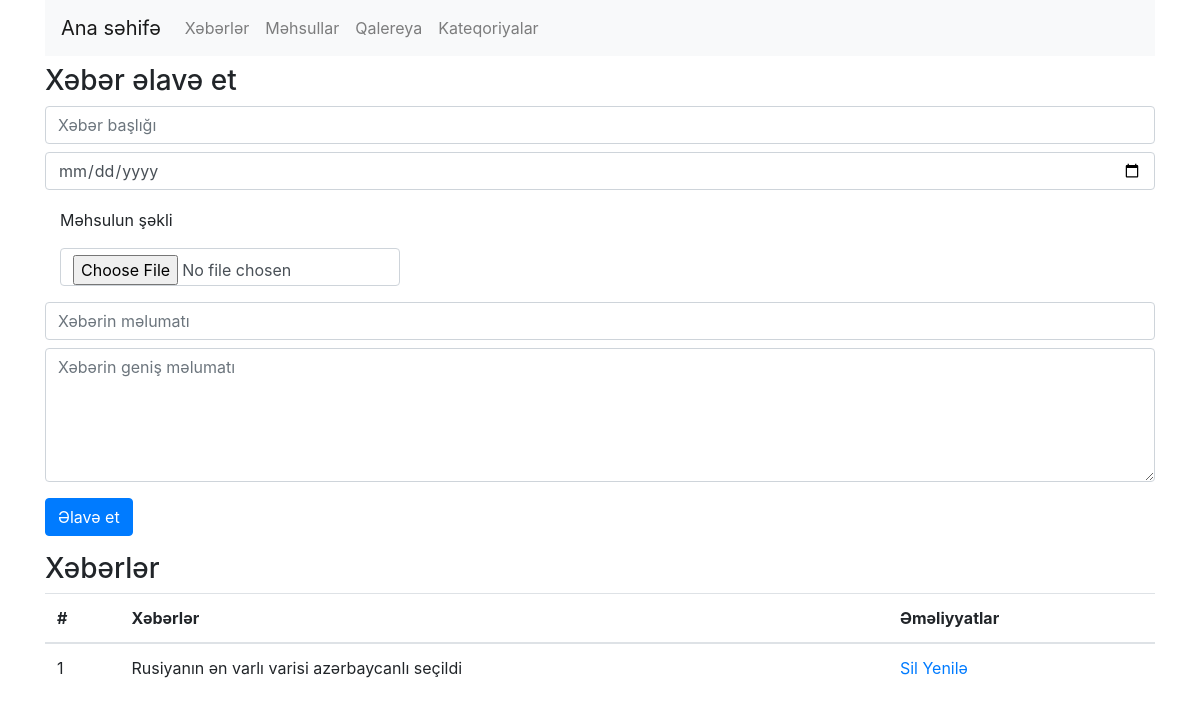
/admin/news, run on an earlier commit of the app's database.
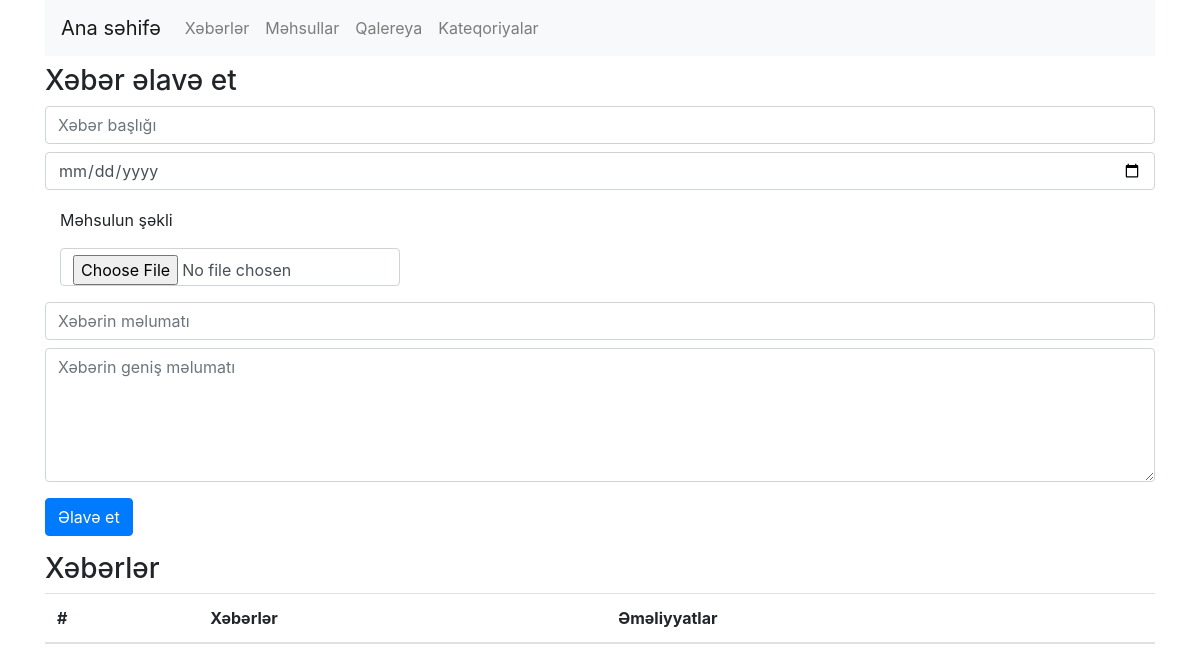
And on a later commit of the database.
### models.py (models this page shows)
class Post(db.Model):
    id=db.Column(db.Integer,primary_key=True)
    post_title=db.Column(db.String(50))
    post_time=db.Column(db.String(50))
    post_img=db.Column(db.String(50))
    post_info=db.Column(db.String(50))
    post_description=db.Column(db.Text)

### controllers/admin/news.py (the view, shortened to what this page needs)
@app.route('/admin/news',methods=['GET','POST'])
def admin_news_index():
    from run import db
    posts=Post.query.all()
    return render_template('admin/news.html',posts=posts)

### controllers/app/main.py (called while the page is built)
@app.context_processor
def inject_user():
    return dict(categories=Categories.query.all())

### templates/admin/news.html
{% extends "admin/base.html" %} {% block content %}
<h3 class="my-2">Xəbər əlavə et</h3>
<form action="/admin/news"method='POST' enctype="multipart/form-data">
    <input type="text" name="post_title" class="form-control my-2" placeholder="Xəbər başlığı">
    <input type="date" name="post_time" class="form-control my-2" placeholder="Xəbərin zamanı">
    <div class="form-group col-sm-4">
        <label for="ccmonth" style="margin-top:10px">Məhsulun şəkli</label>
        <input type="file" name="post_img" class="form-control my-2" placeholder="Məhsulun şəkli">
      </div>
    <input type="text" name="post_info" class="form-control my-2" placeholder="Xəbərin məlumatı">
    <textarea name="post_description" class='form-control my-2' cols="30" rows="5" placeholder="Xəbərin geniş məlumatı"></textarea>
    <input type="submit"  class="btn btn-primary my-2" value="Əlavə et">
</form>
<h3 class="my-2">Xəbərlər</h3>
<table class="table">
    <thead>
        <tr>
            <th>#</th>
            <th>Xəbərlər</th>
            <th>Əməliyyatlar</th>
        </tr>
    </thead>
    <tbody>
        {% for post in posts %}
        <tr>
            <td scope="row">{{post.id}}</td>
            <td>{{post.post_title}}</td>
            <td>
                <a href="/admin/news/delete/{{post.id}}">Sil</a>
                <a href="#">Yenilə</a>
            </td>
        </tr>
        {% endfor %}
    </tbody>
</table>
{% endblock %}

What changed in the data, as far as the page shows it:
removed Post: id "1", post_title "Rusiyanın ən varlı varisi azərbaycanlı seçildi"
